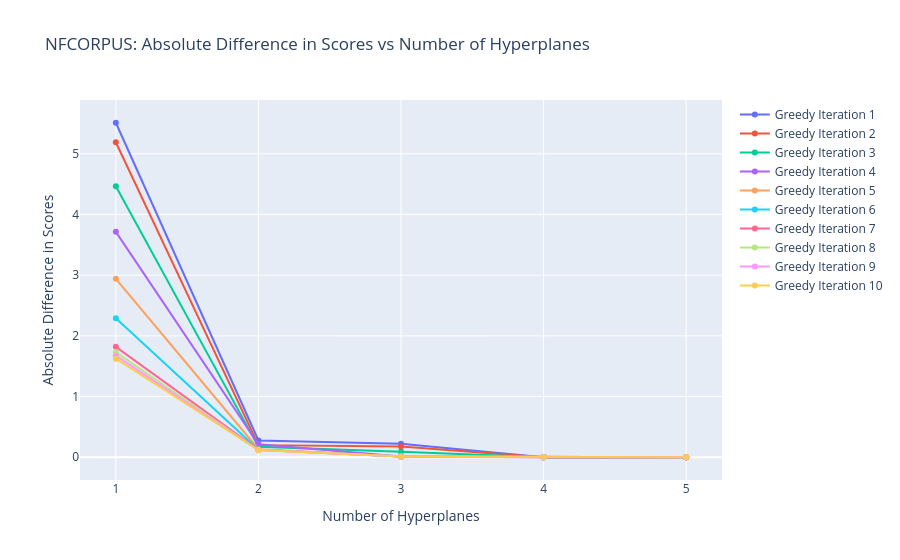

The code cell stored with this chart in its notebook:
### Code cell
# Each curve on the plot corresponds to one greedy iteration.
# Each point on the curve corresponds to one hyperplane.
# So, for greedy iteration i, we have num_hyperplanes points.
# So, we need to plot greedy_iters curves, each with num_hyperplanes points.
# x-axis: # samples (number of hyperplanes) (integers)
# y-axis: absolute difference in scores
# Ensure that the X-axis is integers from 1 to num_hyperplanes
fig = go.Figure()
for i in range(greedy_iters):
    fig.add_trace(go.Scatter(
        x=list(range(1, num_hyperplanes + 1)),
        y=y_axis_point_lists[i],
        mode='lines+markers', name=f'Greedy Iteration {i+1}'
    ))
fig.update_layout(title='NFCORPUS: Absolute Difference in Scores vs Number of Hyperplanes',
                  xaxis_title='Number of Hyperplanes',
                  yaxis_title='Absolute Difference in Scores')
fig.update_layout(
    xaxis=dict(
        tickvals=list(range(1, num_hyperplanes + 1))  # Enforce integer ticks
    )
)
fig.show()

### Figure 1 — Plotly figure (JSON) as saved in the notebook; plotly's stock layout.template omitted (floating-point values rounded to 4 significant figures)
{"data": [{"mode": "lines+markers", "name": "Greedy Iteration 1", "type": "scatter", "x": [1, 2, 3, 4, 5], "y": [5.511, 0.2757, 0.2243, 1.907e-06, 1.907e-06]}, {"mode": "lines+markers", "name": "Greedy Iteration 2", "type": "scatter", "x": [1, 2, 3, 4, 5], "y": [5.19, 0.1997, 0.1789, 3.815e-06, 3.815e-06]}, {"mode": "lines+markers", "name": "Greedy Iteration 3", "type": "scatter", "x": [1, 2, 3, 4, 5], "y": [4.466, 0.1711, 0.08927, 1.907e-06, 1.907e-06]}, {"mode": "lines+markers", "name": "Greedy Iteration 4", "type": "scatter", "x": [1, 2, 3, 4, 5], "y": [3.714, 0.2151, 0.01372, 1.907e-06, 1.907e-06]}, {"mode": "lines+markers", "name": "Greedy Iteration 5", "type": "scatter", "x": [1, 2, 3, 4, 5], "y": [2.939, 0.1322, 0.01315, 1.907e-06, 1.907e-06]}, {"mode": "lines+markers", "name": "Greedy Iteration 6", "type": "scatter", "x": [1, 2, 3, 4, 5], "y": [2.292, 0.1252, 0.0109, 1.907e-06, 1.907e-06]}, {"mode": "lines+markers", "name": "Greedy Iteration 7", "type": "scatter", "x": [1, 2, 3, 4, 5], "y": [1.819, 0.1227, 0.0109, 1.907e-06, 1.907e-06]}, {"mode": "lines+markers", "name": "Greedy Iteration 8", "type": "scatter", "x": [1, 2, 3, 4, 5], "y": [1.73, 0.1194, 0.0109, 0.0, 0.0]}, {"mode": "lines+markers", "name": "Greedy Iteration 9", "type": "scatter", "x": [1, 2, 3, 4, 5], "y": [1.674, 0.1185, 0.0109, 0.0, 0.0]}, {"mode": "lines+markers", "name": "Greedy Iteration 10", "type": "scatter", "x": [1, 2, 3, 4, 5], "y": [1.625, 0.1185, 0.0109, 0.0, 0.0]}], "layout": {"title": {"text": "NFCORPUS: Absolute Difference in Scores vs Number of Hyperplanes"}, "xaxis": {"tickvals": [1, 2, 3, 4, 5], "title": {"text": "Number of Hyperplanes"}}, "yaxis": {"title": {"text": "Absolute Difference in Scores"}}}}
